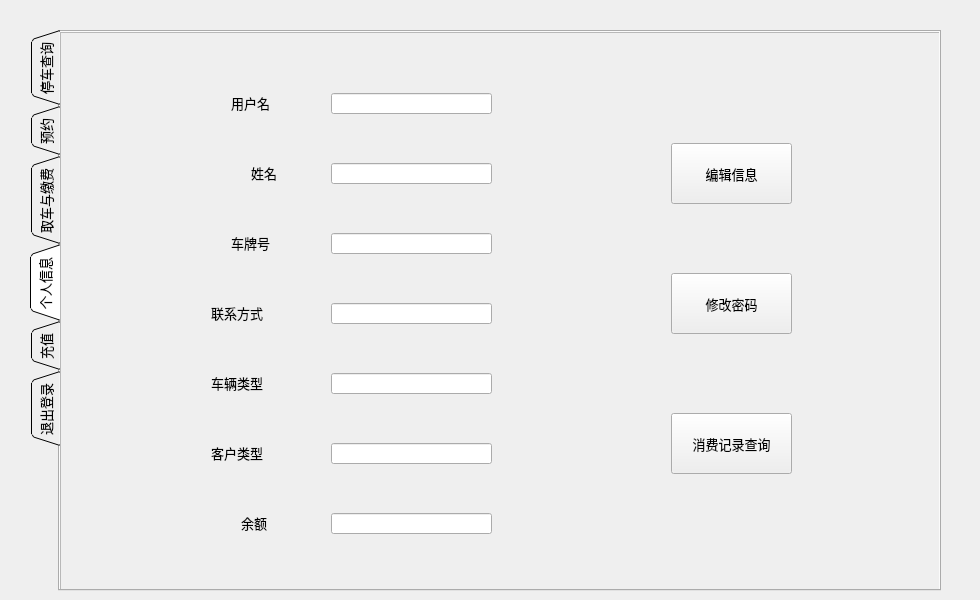
<?xml version="1.0" encoding="UTF-8"?>
<ui version="4.0">
 <class>userwindow</class>
 <widget class="QWidget" name="userwindow">
  <property name="geometry">
   <rect>
    <x>0</x>
    <y>0</y>
    <width>980</width>
    <height>600</height>
   </rect>
  </property>
  <property name="minimumSize">
   <size>
    <width>980</width>
    <height>600</height>
   </size>
  </property>
  <property name="maximumSize">
   <size>
    <width>980</width>
    <height>600</height>
   </size>
  </property>
  <property name="windowTitle">
   <string>用户</string>
  </property>
  <widget class="QTabWidget" name="tabWidget">
   <property name="geometry">
    <rect>
     <x>30</x>
     <y>30</y>
     <width>911</width>
     <height>561</height>
    </rect>
   </property>
   <property name="maximumSize">
    <size>
     <width>911</width>
     <height>16777215</height>
    </size>
   </property>
   <property name="font">
    <font>
     <family>黑体</family>
     <pointsize>10</pointsize>
    </font>
   </property>
   <property name="whatsThis">
    <string>&lt;html&gt;&lt;head/&gt;&lt;body&gt;&lt;p&gt;&lt;br/&gt;&lt;/p&gt;&lt;/body&gt;&lt;/html&gt;</string>
   </property>
   <property name="autoFillBackground">
    <bool>false</bool>
   </property>
   <property name="tabPosition">
    <enum>QTabWidget::West</enum>
   </property>
   <property name="tabShape">
    <enum>QTabWidget::Triangular</enum>
   </property>
   <property name="currentIndex">
    <number>3</number>
   </property>
   <property name="elideMode">
    <enum>Qt::ElideNone</enum>
   </property>
   <property name="tabsClosable">
    <bool>false</bool>
   </property>
   <widget class="QWidget" name="tab">
    <attribute name="title">
     <string>停车查询</string>
    </attribute>
    <widget class="QScrollArea" name="scrollArea">
     <property name="geometry">
      <rect>
       <x>20</x>
       <y>70</y>
       <width>851</width>
       <height>451</height>
      </rect>
     </property>
     <property name="widgetResizable">
      <bool>true</bool>
     </property>
     <widget class="QWidget" name="scrollAreaWidgetContents">
      <property name="geometry">
       <rect>
        <x>0</x>
        <y>0</y>
        <width>849</width>
        <height>449</height>
       </rect>
      </property>
     </widget>
    </widget>
    <widget class="QLabel" name="label_3">
     <property name="geometry">
      <rect>
       <x>110</x>
       <y>40</y>
       <width>72</width>
       <height>15</height>
      </rect>
     </property>
     <property name="text">
      <string>车位号</string>
     </property>
    </widget>
    <widget class="QLabel" name="label_4">
     <property name="geometry">
      <rect>
       <x>300</x>
       <y>40</y>
       <width>72</width>
       <height>15</height>
      </rect>
     </property>
     <property name="text">
      <string>适停车型</string>
     </property>
    </widget>
    <widget class="QLabel" name="label_5">
     <property name="geometry">
      <rect>
       <x>520</x>
       <y>40</y>
       <width>72</width>
       <height>15</height>
      </rect>
     </property>
     <property name="text">
      <string>车位状态</string>
     </property>
    </widget>
    <widget class="QLabel" name="label_6">
     <property name="geometry">
      <rect>
       <x>720</x>
       <y>40</y>
       <width>101</width>
       <height>16</height>
      </rect>
     </property>
     <property name="text">
      <string>所在停车场</string>
     </property>
    </widget>
   </widget>
   <widget class="QWidget" name="tab_2">
    <attribute name="title">
     <string>预约</string>
    </attribute>
    <widget class="QScrollArea" name="scrollArea_5">
     <property name="geometry">
      <rect>
       <x>0</x>
       <y>0</y>
       <width>891</width>
       <height>561</height>
      </rect>
     </property>
     <property name="widgetResizable">
      <bool>true</bool>
     </property>
     <widget class="QWidget" name="scrollAreaWidgetContents_5">
      <property name="geometry">
       <rect>
        <x>0</x>
        <y>0</y>
        <width>889</width>
        <height>559</height>
       </rect>
      </property>
      <widget class="QLabel" name="label_7">
       <property name="geometry">
        <rect>
         <x>180</x>
         <y>90</y>
         <width>221</width>
         <height>21</height>
        </rect>
       </property>
       <property name="text">
        <string>请输入您想要预约的停车场</string>
       </property>
      </widget>
      <widget class="QLabel" name="label_8">
       <property name="geometry">
        <rect>
         <x>180</x>
         <y>170</y>
         <width>241</width>
         <height>21</height>
        </rect>
       </property>
       <property name="text">
        <string>&lt;html&gt;&lt;head/&gt;&lt;body&gt;&lt;p&gt;请输入您想要预约的车位号&lt;/p&gt;&lt;/body&gt;&lt;/html&gt;</string>
       </property>
      </widget>
      <widget class="QLabel" name="label_9">
       <property name="geometry">
        <rect>
         <x>160</x>
         <y>250</y>
         <width>241</width>
         <height>21</height>
        </rect>
       </property>
       <property name="text">
        <string>&lt;html&gt;&lt;head/&gt;&lt;body&gt;&lt;p&gt;请输入您想要预约的开始时间&lt;/p&gt;&lt;/body&gt;&lt;/html&gt;</string>
       </property>
      </widget>
      <widget class="QLabel" name="label_10">
       <property name="geometry">
        <rect>
         <x>160</x>
         <y>330</y>
         <width>231</width>
         <height>21</height>
        </rect>
       </property>
       <property name="text">
        <string>&lt;html&gt;&lt;head/&gt;&lt;body&gt;&lt;p&gt;请输入您想要预约的结束时间&lt;/p&gt;&lt;/body&gt;&lt;/html&gt;</string>
       </property>
      </widget>
      <widget class="QPushButton" name="pushButton_2">
       <property name="geometry">
        <rect>
         <x>400</x>
         <y>430</y>
         <width>101</width>
         <height>41</height>
        </rect>
       </property>
       <property name="text">
        <string>确认</string>
       </property>
      </widget>
      <widget class="QLineEdit" name="lineEdit">
       <property name="geometry">
        <rect>
         <x>440</x>
         <y>90</y>
         <width>191</width>
         <height>21</height>
        </rect>
       </property>
       <property name="maxLength">
        <number>20</number>
       </property>
      </widget>
      <widget class="QLineEdit" name="lineEdit_2">
       <property name="geometry">
        <rect>
         <x>440</x>
         <y>170</y>
         <width>191</width>
         <height>21</height>
        </rect>
       </property>
       <property name="maxLength">
        <number>20</number>
       </property>
      </widget>
      <widget class="QDateTimeEdit" name="dateTimeEdit">
       <property name="geometry">
        <rect>
         <x>440</x>
         <y>250</y>
         <width>194</width>
         <height>22</height>
        </rect>
       </property>
      </widget>
      <widget class="QDateTimeEdit" name="dateTimeEdit_2">
       <property name="geometry">
        <rect>
         <x>440</x>
         <y>330</y>
         <width>194</width>
         <height>22</height>
        </rect>
       </property>
      </widget>
      <widget class="QLabel" name="label_11">
       <property name="geometry">
        <rect>
         <x>320</x>
         <y>30</y>
         <width>311</width>
         <height>20</height>
        </rect>
       </property>
       <property name="text">
        <string>TextLabel</string>
       </property>
      </widget>
     </widget>
    </widget>
   </widget>
   <widget class="QWidget" name="tab_6">
    <attribute name="title">
     <string>取车与缴费</string>
    </attribute>
    <widget class="QScrollArea" name="scrollArea_6">
     <property name="geometry">
      <rect>
       <x>0</x>
       <y>0</y>
       <width>891</width>
       <height>561</height>
      </rect>
     </property>
     <property name="widgetResizable">
      <bool>true</bool>
     </property>
     <widget class="QWidget" name="scrollAreaWidgetContents_6">
      <property name="geometry">
       <rect>
        <x>0</x>
        <y>0</y>
        <width>889</width>
        <height>559</height>
       </rect>
      </property>
      <widget class="QLabel" name="label_28">
       <property name="geometry">
        <rect>
         <x>190</x>
         <y>170</y>
         <width>81</width>
         <height>21</height>
        </rect>
       </property>
       <property name="text">
        <string>&lt;html&gt;&lt;head/&gt;&lt;body&gt;&lt;p&gt;您已超时&lt;/p&gt;&lt;/body&gt;&lt;/html&gt;</string>
       </property>
      </widget>
      <widget class="QLineEdit" name="lineEdit_14">
       <property name="geometry">
        <rect>
         <x>290</x>
         <y>170</y>
         <width>113</width>
         <height>21</height>
        </rect>
       </property>
       <property name="readOnly">
        <bool>true</bool>
       </property>
      </widget>
      <widget class="QLabel" name="label_29">
       <property name="geometry">
        <rect>
         <x>420</x>
         <y>170</y>
         <width>261</width>
         <height>21</height>
        </rect>
       </property>
       <property name="text">
        <string>&lt;html&gt;&lt;head/&gt;&lt;body&gt;&lt;p&gt;小时（未满1小时按一小时计算）&lt;/p&gt;&lt;/body&gt;&lt;/html&gt;</string>
       </property>
      </widget>
      <widget class="QLabel" name="label_30">
       <property name="geometry">
        <rect>
         <x>300</x>
         <y>270</y>
         <width>72</width>
         <height>21</height>
        </rect>
       </property>
       <property name="text">
        <string>&lt;html&gt;&lt;head/&gt;&lt;body&gt;&lt;p&gt;需缴纳&lt;/p&gt;&lt;/body&gt;&lt;/html&gt;</string>
       </property>
      </widget>
      <widget class="QPushButton" name="pushButton_8">
       <property name="geometry">
        <rect>
         <x>360</x>
         <y>370</y>
         <width>151</width>
         <height>61</height>
        </rect>
       </property>
       <property name="text">
        <string>定位取车并缴费</string>
       </property>
      </widget>
      <widget class="QLineEdit" name="lineEdit_15">
       <property name="geometry">
        <rect>
         <x>380</x>
         <y>270</y>
         <width>113</width>
         <height>21</height>
        </rect>
       </property>
       <property name="readOnly">
        <bool>true</bool>
       </property>
      </widget>
      <widget class="QLabel" name="label_31">
       <property name="geometry">
        <rect>
         <x>520</x>
         <y>270</y>
         <width>72</width>
         <height>15</height>
        </rect>
       </property>
       <property name="text">
        <string>&lt;html&gt;&lt;head/&gt;&lt;body&gt;&lt;p&gt;CNY&lt;/p&gt;&lt;/body&gt;&lt;/html&gt;</string>
       </property>
      </widget>
     </widget>
    </widget>
   </widget>
   <widget class="QWidget" name="tab_3">
    <attribute name="title">
     <string>个人信息</string>
    </attribute>
    <widget class="QScrollArea" name="scrollArea_4">
     <property name="geometry">
      <rect>
       <x>0</x>
       <y>0</y>
       <width>891</width>
       <height>561</height>
      </rect>
     </property>
     <property name="widgetResizable">
      <bool>true</bool>
     </property>
     <widget class="QWidget" name="scrollAreaWidgetContents_4">
      <property name="geometry">
       <rect>
        <x>0</x>
        <y>0</y>
        <width>889</width>
        <height>559</height>
       </rect>
      </property>
      <widget class="QLabel" name="label_13">
       <property name="geometry">
        <rect>
         <x>170</x>
         <y>60</y>
         <width>51</width>
         <height>21</height>
        </rect>
       </property>
       <property name="layoutDirection">
        <enum>Qt::LeftToRight</enum>
       </property>
       <property name="text">
        <string>&lt;html&gt;&lt;head/&gt;&lt;body&gt;&lt;p&gt;用户名&lt;/p&gt;&lt;/body&gt;&lt;/html&gt;</string>
       </property>
      </widget>
      <widget class="QLabel" name="label_14">
       <property name="geometry">
        <rect>
         <x>190</x>
         <y>130</y>
         <width>41</width>
         <height>21</height>
        </rect>
       </property>
       <property name="text">
        <string>&lt;html&gt;&lt;head/&gt;&lt;body&gt;&lt;p&gt;姓名&lt;/p&gt;&lt;/body&gt;&lt;/html&gt;</string>
       </property>
      </widget>
      <widget class="QLabel" name="label_15">
       <property name="geometry">
        <rect>
         <x>170</x>
         <y>200</y>
         <width>51</width>
         <height>21</height>
        </rect>
       </property>
       <property name="text">
        <string>&lt;html&gt;&lt;head/&gt;&lt;body&gt;&lt;p&gt;车牌号&lt;/p&gt;&lt;/body&gt;&lt;/html&gt;</string>
       </property>
      </widget>
      <widget class="QLabel" name="label_16">
       <property name="geometry">
        <rect>
         <x>150</x>
         <y>270</y>
         <width>72</width>
         <height>21</height>
        </rect>
       </property>
       <property name="text">
        <string>&lt;html&gt;&lt;head/&gt;&lt;body&gt;&lt;p&gt;联系方式&lt;/p&gt;&lt;/body&gt;&lt;/html&gt;</string>
       </property>
      </widget>
      <widget class="QLabel" name="label_17">
       <property name="geometry">
        <rect>
         <x>150</x>
         <y>340</y>
         <width>72</width>
         <height>21</height>
        </rect>
       </property>
       <property name="text">
        <string>&lt;html&gt;&lt;head/&gt;&lt;body&gt;&lt;p&gt;车辆类型&lt;/p&gt;&lt;/body&gt;&lt;/html&gt;</string>
       </property>
      </widget>
      <widget class="QLabel" name="label_18">
       <property name="geometry">
        <rect>
         <x>150</x>
         <y>410</y>
         <width>72</width>
         <height>21</height>
        </rect>
       </property>
       <property name="text">
        <string>&lt;html&gt;&lt;head/&gt;&lt;body&gt;&lt;p&gt;客户类型&lt;/p&gt;&lt;/body&gt;&lt;/html&gt;</string>
       </property>
      </widget>
      <widget class="QLabel" name="label_19">
       <property name="geometry">
        <rect>
         <x>180</x>
         <y>480</y>
         <width>41</width>
         <height>21</height>
        </rect>
       </property>
       <property name="text">
        <string>&lt;html&gt;&lt;head/&gt;&lt;body&gt;&lt;p&gt;余额&lt;/p&gt;&lt;/body&gt;&lt;/html&gt;</string>
       </property>
      </widget>
      <widget class="QLineEdit" name="lineEdit_7">
       <property name="geometry">
        <rect>
         <x>270</x>
         <y>60</y>
         <width>161</width>
         <height>21</height>
        </rect>
       </property>
       <property name="readOnly">
        <bool>true</bool>
       </property>
      </widget>
      <widget class="QLineEdit" name="lineEdit_8">
       <property name="geometry">
        <rect>
         <x>270</x>
         <y>130</y>
         <width>161</width>
         <height>21</height>
        </rect>
       </property>
       <property name="readOnly">
        <bool>true</bool>
       </property>
      </widget>
      <widget class="QLineEdit" name="lineEdit_9">
       <property name="geometry">
        <rect>
         <x>270</x>
         <y>200</y>
         <width>161</width>
         <height>21</height>
        </rect>
       </property>
       <property name="readOnly">
        <bool>true</bool>
       </property>
      </widget>
      <widget class="QLineEdit" name="lineEdit_10">
       <property name="geometry">
        <rect>
         <x>270</x>
         <y>270</y>
         <width>161</width>
         <height>21</height>
        </rect>
       </property>
       <property name="readOnly">
        <bool>true</bool>
       </property>
      </widget>
      <widget class="QLineEdit" name="lineEdit_11">
       <property name="geometry">
        <rect>
         <x>270</x>
         <y>340</y>
         <width>161</width>
         <height>21</height>
        </rect>
       </property>
       <property name="readOnly">
        <bool>true</bool>
       </property>
      </widget>
      <widget class="QLineEdit" name="lineEdit_12">
       <property name="geometry">
        <rect>
         <x>270</x>
         <y>410</y>
         <width>161</width>
         <height>21</height>
        </rect>
       </property>
       <property name="readOnly">
        <bool>true</bool>
       </property>
      </widget>
      <widget class="QLineEdit" name="lineEdit_13">
       <property name="geometry">
        <rect>
         <x>270</x>
         <y>480</y>
         <width>161</width>
         <height>21</height>
        </rect>
       </property>
       <property name="readOnly">
        <bool>true</bool>
       </property>
      </widget>
      <widget class="QPushButton" name="pushButton_3">
       <property name="geometry">
        <rect>
         <x>610</x>
         <y>110</y>
         <width>121</width>
         <height>61</height>
        </rect>
       </property>
       <property name="text">
        <string>编辑信息</string>
       </property>
      </widget>
      <widget class="QPushButton" name="pushButton_4">
       <property name="geometry">
        <rect>
         <x>610</x>
         <y>380</y>
         <width>121</width>
         <height>61</height>
        </rect>
       </property>
       <property name="text">
        <string>消费记录查询</string>
       </property>
      </widget>
      <widget class="QPushButton" name="pushButton_10">
       <property name="geometry">
        <rect>
         <x>610</x>
         <y>240</y>
         <width>121</width>
         <height>61</height>
        </rect>
       </property>
       <property name="text">
        <string>修改密码</string>
       </property>
      </widget>
     </widget>
    </widget>
   </widget>
   <widget class="QWidget" name="tab_4">
    <attribute name="title">
     <string>充值</string>
    </attribute>
    <widget class="QScrollArea" name="scrollArea_3">
     <property name="geometry">
      <rect>
       <x>0</x>
       <y>0</y>
       <width>891</width>
       <height>561</height>
      </rect>
     </property>
     <property name="widgetResizable">
      <bool>true</bool>
     </property>
     <widget class="QWidget" name="scrollAreaWidgetContents_3">
      <property name="geometry">
       <rect>
        <x>0</x>
        <y>0</y>
        <width>889</width>
        <height>559</height>
       </rect>
      </property>
      <widget class="QPushButton" name="pushButton_5">
       <property name="geometry">
        <rect>
         <x>180</x>
         <y>400</y>
         <width>131</width>
         <height>51</height>
        </rect>
       </property>
       <property name="text">
        <string>年费会员办理</string>
       </property>
      </widget>
      <widget class="QPushButton" name="pushButton_6">
       <property name="geometry">
        <rect>
         <x>380</x>
         <y>400</y>
         <width>131</width>
         <height>51</height>
        </rect>
       </property>
       <property name="text">
        <string>月费会员办理</string>
       </property>
      </widget>
      <widget class="QPushButton" name="pushButton_7">
       <property name="geometry">
        <rect>
         <x>570</x>
         <y>400</y>
         <width>131</width>
         <height>51</height>
        </rect>
       </property>
       <property name="text">
        <string>余额充值</string>
       </property>
      </widget>
      <widget class="QLabel" name="label_20">
       <property name="geometry">
        <rect>
         <x>260</x>
         <y>100</y>
         <width>111</width>
         <height>31</height>
        </rect>
       </property>
       <property name="font">
        <font>
         <pointsize>14</pointsize>
        </font>
       </property>
       <property name="text">
        <string>&lt;html&gt;&lt;head/&gt;&lt;body&gt;&lt;p&gt;用户类型&lt;/p&gt;&lt;/body&gt;&lt;/html&gt;</string>
       </property>
      </widget>
      <widget class="QLabel" name="label_21">
       <property name="geometry">
        <rect>
         <x>500</x>
         <y>100</y>
         <width>101</width>
         <height>31</height>
        </rect>
       </property>
       <property name="font">
        <font>
         <pointsize>14</pointsize>
        </font>
       </property>
       <property name="text">
        <string>&lt;html&gt;&lt;head/&gt;&lt;body&gt;&lt;p&gt;资费标准&lt;/p&gt;&lt;/body&gt;&lt;/html&gt;</string>
       </property>
      </widget>
      <widget class="QLabel" name="label_22">
       <property name="geometry">
        <rect>
         <x>270</x>
         <y>170</y>
         <width>72</width>
         <height>21</height>
        </rect>
       </property>
       <property name="font">
        <font>
         <family>楷体</family>
        </font>
       </property>
       <property name="text">
        <string>&lt;html&gt;&lt;head/&gt;&lt;body&gt;&lt;p&gt;年费用户&lt;/p&gt;&lt;p&gt;&lt;br/&gt;&lt;/p&gt;&lt;/body&gt;&lt;/html&gt;</string>
       </property>
      </widget>
      <widget class="QLabel" name="label_23">
       <property name="geometry">
        <rect>
         <x>270</x>
         <y>240</y>
         <width>72</width>
         <height>21</height>
        </rect>
       </property>
       <property name="font">
        <font>
         <family>楷体</family>
        </font>
       </property>
       <property name="text">
        <string>&lt;html&gt;&lt;head/&gt;&lt;body&gt;&lt;p&gt;月费用户&lt;/p&gt;&lt;/body&gt;&lt;/html&gt;</string>
       </property>
      </widget>
      <widget class="QLabel" name="label_24">
       <property name="geometry">
        <rect>
         <x>270</x>
         <y>310</y>
         <width>72</width>
         <height>21</height>
        </rect>
       </property>
       <property name="font">
        <font>
         <family>楷体</family>
        </font>
       </property>
       <property name="text">
        <string>&lt;html&gt;&lt;head/&gt;&lt;body&gt;&lt;p&gt;普通用户&lt;/p&gt;&lt;/body&gt;&lt;/html&gt;</string>
       </property>
      </widget>
      <widget class="QLabel" name="label_25">
       <property name="geometry">
        <rect>
         <x>500</x>
         <y>170</y>
         <width>91</width>
         <height>16</height>
        </rect>
       </property>
       <property name="font">
        <font>
         <family>楷体</family>
         <pointsize>10</pointsize>
        </font>
       </property>
       <property name="text">
        <string>&lt;html&gt;&lt;head/&gt;&lt;body&gt;&lt;p&gt;2500CNY/年&lt;/p&gt;&lt;/body&gt;&lt;/html&gt;</string>
       </property>
      </widget>
      <widget class="QLabel" name="label_26">
       <property name="geometry">
        <rect>
         <x>510</x>
         <y>240</y>
         <width>81</width>
         <height>16</height>
        </rect>
       </property>
       <property name="font">
        <font>
         <family>楷体</family>
        </font>
       </property>
       <property name="text">
        <string>&lt;html&gt;&lt;head/&gt;&lt;body&gt;&lt;p&gt;260CNY/月&lt;/p&gt;&lt;/body&gt;&lt;/html&gt;</string>
       </property>
      </widget>
      <widget class="QLabel" name="label_27">
       <property name="geometry">
        <rect>
         <x>510</x>
         <y>310</y>
         <width>81</width>
         <height>16</height>
        </rect>
       </property>
       <property name="font">
        <font>
         <family>楷体</family>
        </font>
       </property>
       <property name="text">
        <string>&lt;html&gt;&lt;head/&gt;&lt;body&gt;&lt;p&gt;3CNY/小时&lt;/p&gt;&lt;/body&gt;&lt;/html&gt;</string>
       </property>
      </widget>
     </widget>
    </widget>
   </widget>
   <widget class="QWidget" name="tab_5">
    <attribute name="title">
     <string>退出登录</string>
    </attribute>
    <widget class="QScrollArea" name="scrollArea_2">
     <property name="geometry">
      <rect>
       <x>0</x>
       <y>0</y>
       <width>891</width>
       <height>561</height>
      </rect>
     </property>
     <property name="widgetResizable">
      <bool>true</bool>
     </property>
     <widget class="QWidget" name="scrollAreaWidgetContents_2">
      <property name="geometry">
       <rect>
        <x>0</x>
        <y>0</y>
        <width>889</width>
        <height>559</height>
       </rect>
      </property>
      <widget class="QLabel" name="label">
       <property name="geometry">
        <rect>
         <x>370</x>
         <y>80</y>
         <width>141</width>
         <height>111</height>
        </rect>
       </property>
       <property name="text">
        <string/>
       </property>
       <property name="pixmap">
        <pixmap resource="image.qrc">:/question.jpg</pixmap>
       </property>
       <property name="scaledContents">
        <bool>true</bool>
       </property>
      </widget>
      <widget class="QLabel" name="label_2">
       <property name="geometry">
        <rect>
         <x>280</x>
         <y>240</y>
         <width>361</width>
         <height>41</height>
        </rect>
       </property>
       <property name="font">
        <font>
         <family>楷体</family>
         <pointsize>22</pointsize>
        </font>
       </property>
       <property name="text">
        <string>是否确定退出登录？</string>
       </property>
      </widget>
      <widget class="QPushButton" name="pushButton">
       <property name="geometry">
        <rect>
         <x>390</x>
         <y>330</y>
         <width>101</width>
         <height>41</height>
        </rect>
       </property>
       <property name="text">
        <string>确定</string>
       </property>
      </widget>
     </widget>
    </widget>
   </widget>
  </widget>
 </widget>
 <resources>
  <include location="image.qrc"/>
 </resources>
 <connections/>
</ui>
